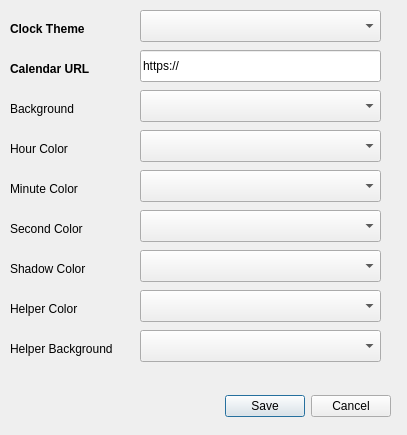
<?xml version="1.0" encoding="UTF-8"?>
<ui version="4.0">
 <class>Settings</class>
 <widget class="QDialog" name="Settings">
  <property name="geometry">
   <rect>
    <x>0</x>
    <y>0</y>
    <width>407</width>
    <height>435</height>
   </rect>
  </property>
  <property name="windowTitle">
   <string>Settings</string>
  </property>
  <widget class="QDialogButtonBox" name="buttonBox">
   <property name="geometry">
    <rect>
     <x>50</x>
     <y>390</y>
     <width>341</width>
     <height>32</height>
    </rect>
   </property>
   <property name="orientation">
    <enum>Qt::Horizontal</enum>
   </property>
   <property name="standardButtons">
    <set>QDialogButtonBox::Cancel|QDialogButtonBox::Save</set>
   </property>
  </widget>
  <widget class="QComboBox" name="clockTheme">
   <property name="geometry">
    <rect>
     <x>140</x>
     <y>10</y>
     <width>241</width>
     <height>32</height>
    </rect>
   </property>
   <property name="accessibleName">
    <string>clock theme</string>
   </property>
  </widget>
  <widget class="QLabel" name="theme_text">
   <property name="geometry">
    <rect>
     <x>10</x>
     <y>20</y>
     <width>91</width>
     <height>18</height>
    </rect>
   </property>
   <property name="font">
    <font>
     <weight>75</weight>
     <bold>true</bold>
    </font>
   </property>
   <property name="text">
    <string>Clock Theme</string>
   </property>
  </widget>
  <widget class="QLabel" name="url_text">
   <property name="geometry">
    <rect>
     <x>10</x>
     <y>60</y>
     <width>91</width>
     <height>18</height>
    </rect>
   </property>
   <property name="font">
    <font>
     <weight>75</weight>
     <bold>true</bold>
    </font>
   </property>
   <property name="text">
    <string>Calendar URL</string>
   </property>
  </widget>
  <widget class="QLineEdit" name="calendarUrl">
   <property name="geometry">
    <rect>
     <x>140</x>
     <y>50</y>
     <width>241</width>
     <height>32</height>
    </rect>
   </property>
   <property name="inputMask">
    <string/>
   </property>
   <property name="text">
    <string>https://</string>
   </property>
  </widget>
  <widget class="QLabel" name="background_text">
   <property name="geometry">
    <rect>
     <x>10</x>
     <y>100</y>
     <width>81</width>
     <height>18</height>
    </rect>
   </property>
   <property name="text">
    <string>Background</string>
   </property>
  </widget>
  <widget class="QLabel" name="hour_text">
   <property name="geometry">
    <rect>
     <x>10</x>
     <y>140</y>
     <width>91</width>
     <height>18</height>
    </rect>
   </property>
   <property name="text">
    <string>Hour Color</string>
   </property>
  </widget>
  <widget class="QLabel" name="minute_text">
   <property name="geometry">
    <rect>
     <x>10</x>
     <y>180</y>
     <width>91</width>
     <height>18</height>
    </rect>
   </property>
   <property name="text">
    <string>Minute Color</string>
   </property>
  </widget>
  <widget class="QLabel" name="second_text">
   <property name="geometry">
    <rect>
     <x>10</x>
     <y>220</y>
     <width>91</width>
     <height>18</height>
    </rect>
   </property>
   <property name="text">
    <string>Second Color</string>
   </property>
  </widget>
  <widget class="QLabel" name="shadow_text">
   <property name="geometry">
    <rect>
     <x>10</x>
     <y>260</y>
     <width>91</width>
     <height>18</height>
    </rect>
   </property>
   <property name="text">
    <string>Shadow Color</string>
   </property>
  </widget>
  <widget class="QLabel" name="helper_text">
   <property name="geometry">
    <rect>
     <x>10</x>
     <y>300</y>
     <width>91</width>
     <height>18</height>
    </rect>
   </property>
   <property name="text">
    <string>Helper Color</string>
   </property>
  </widget>
  <widget class="QLabel" name="helper_background_text">
   <property name="geometry">
    <rect>
     <x>10</x>
     <y>340</y>
     <width>121</width>
     <height>18</height>
    </rect>
   </property>
   <property name="text">
    <string>Helper Background</string>
   </property>
  </widget>
  <widget class="QComboBox" name="helperBackgroundColor">
   <property name="geometry">
    <rect>
     <x>140</x>
     <y>330</y>
     <width>241</width>
     <height>32</height>
    </rect>
   </property>
  </widget>
  <widget class="QComboBox" name="backgroundColorSelect">
   <property name="geometry">
    <rect>
     <x>140</x>
     <y>90</y>
     <width>241</width>
     <height>32</height>
    </rect>
   </property>
  </widget>
  <widget class="QComboBox" name="hourColorSelect">
   <property name="geometry">
    <rect>
     <x>140</x>
     <y>130</y>
     <width>241</width>
     <height>32</height>
    </rect>
   </property>
  </widget>
  <widget class="QComboBox" name="minuteColorSelect">
   <property name="geometry">
    <rect>
     <x>140</x>
     <y>170</y>
     <width>241</width>
     <height>32</height>
    </rect>
   </property>
  </widget>
  <widget class="QComboBox" name="secondColorSelect">
   <property name="geometry">
    <rect>
     <x>140</x>
     <y>210</y>
     <width>241</width>
     <height>32</height>
    </rect>
   </property>
  </widget>
  <widget class="QComboBox" name="shadowColorSelect">
   <property name="geometry">
    <rect>
     <x>140</x>
     <y>250</y>
     <width>241</width>
     <height>32</height>
    </rect>
   </property>
  </widget>
  <widget class="QComboBox" name="helperColorSelect">
   <property name="geometry">
    <rect>
     <x>140</x>
     <y>290</y>
     <width>241</width>
     <height>32</height>
    </rect>
   </property>
  </widget>
 </widget>
 <resources/>
 <connections>
  <connection>
   <sender>buttonBox</sender>
   <signal>accepted()</signal>
   <receiver>Settings</receiver>
   <slot>accept()</slot>
   <hints>
    <hint type="sourcelabel">
     <x>248</x>
     <y>254</y>
    </hint>
    <hint type="destinationlabel">
     <x>157</x>
     <y>274</y>
    </hint>
   </hints>
  </connection>
  <connection>
   <sender>buttonBox</sender>
   <signal>rejected()</signal>
   <receiver>Settings</receiver>
   <slot>reject()</slot>
   <hints>
    <hint type="sourcelabel">
     <x>316</x>
     <y>260</y>
    </hint>
    <hint type="destinationlabel">
     <x>286</x>
     <y>274</y>
    </hint>
   </hints>
  </connection>
 </connections>
</ui>
